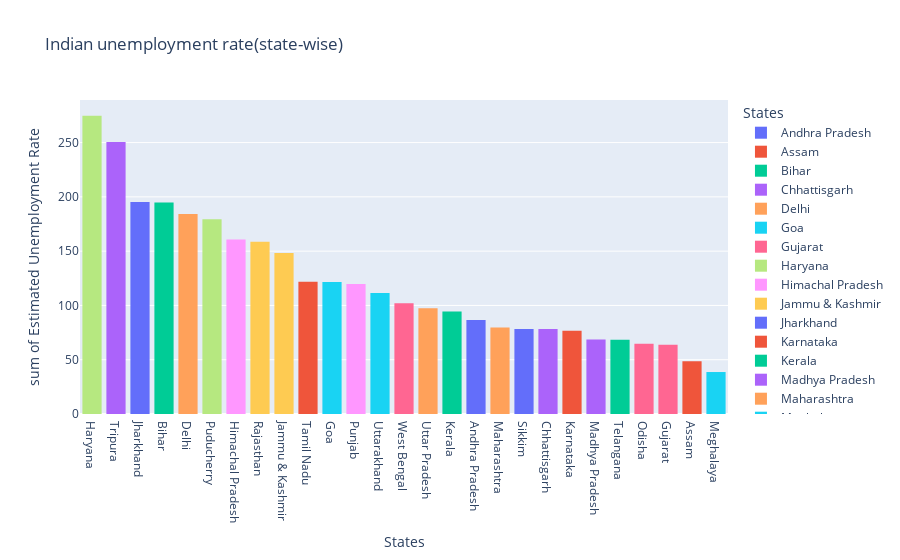

The code cell stored with this chart in its notebook:
### Code cell
import plotly.express as px
fg=px.histogram(df,x='States',y='Estimated Unemployment Rate',title='Indian unemployment rate(state-wise)',template='plotly',color='States')
fg.update_layout(xaxis={'categoryorder':'total descending'})
fg.show()

### Figure 1 — Plotly figure (JSON) as saved in the notebook; plotly's stock layout.template omitted (floating-point values rounded to 4 significant figures)
{"data": [{"alignmentgroup": "True", "bingroup": "x", "histfunc": "sum", "hovertemplate": "States=%{x}<br>sum of Estimated Unemployment Rate=%{y}<extra></extra>", "legendgroup": "Andhra Pradesh", "marker": {"color": "#636efa", "pattern": {"shape": ""}}, "name": "Andhra Pradesh", "offsetgroup": "Andhra Pradesh", "orientation": "v", "showlegend": true, "type": "histogram", "x": ["Andhra Pradesh", "Andhra Pradesh", "Andhra Pradesh", "Andhra Pradesh", "Andhra Pradesh", "Andhra Pradesh", "Andhra Pradesh", "Andhra Pradesh", "Andhra Pradesh", "Andhra Pradesh"], "xaxis": "x", "y": [5.48, 5.83, 5.79, 20.51, 17.43, 3.31, 8.34, 6.96, 6.4, 6.59], "yaxis": "y"}, {"alignmentgroup": "True", "bingroup": "x", "histfunc": "sum", "hovertemplate": "States=%{x}<br>sum of Estimated Unemployment Rate=%{y}<extra></extra>", "legendgroup": "Assam", "marker": {"color": "#EF553B", "pattern": {"shape": ""}}, "name": "Assam", "offsetgroup": "Assam", "orientation": "v", "showlegend": true, "type": "histogram", "x": ["Assam", "Assam", "Assam", "Assam", "Assam", "Assam", "Assam", "Assam", "Assam", "Assam"], "xaxis": "x", "y": [4.66, 4.41, 4.77, 11.06, 9.55, 0.6, 3.77, 5.53, 1.19, 3.02], "yaxis": "y"}, {"alignmentgroup": "True", "bingroup": "x", "histfunc": "sum", "hovertemplate": "States=%{x}<br>sum of Estimated Unemployment Rate=%{y}<extra></extra>", "legendgroup": "Bihar", "marker": {"color": "#00cc96", "pattern": {"shape": ""}}, "name": "Bihar", "offsetgroup": "Bihar", "orientation": "v", "showlegend": true, "type": "histogram", "x": ["Bihar", "Bihar", "Bihar", "Bihar", "Bihar", "Bihar", "Bihar", "Bihar", "Bihar", "Bihar"], "xaxis": "x", "y": [10.61, 10.29, 15.43, 46.64, 45.96, 17.82, 12.79, 13.44, 11.91, 9.82], "yaxis": "y"}, {"alignmentgroup": "True", "bingroup": "x", "histfunc": "sum", "hovertemplate": "States=%{x}<br>sum of Estimated Unemployment Rate=%{y}<extra></extra>", "legendgroup": "Chhattisgarh", "marker": {"color": "#ab63fa", "pattern": {"shape": ""}}, "name": "Chhattisgarh", "offsetgroup": "Chhattisgarh", "orientation": "v", "showlegend": true, "type": "histogram", "x": ["Chhattisgarh", "Chhattisgarh", "Chhattisgarh", "Chhattisgarh", "Chhattisgarh", "Chhattisgarh", "Chhattisgarh", "Chhattisgarh", "Chhattisgarh", "Chhattisgarh"], "xaxis": "x", "y": [9.65, 8.38, 7.54, 3.41, 10.5, 14.23, 10.27, 5.63, 1.96, 6.62], "yaxis": "y"}, {"alignmentgroup": "True", "bingroup": "x", "histfunc": "sum", "hovertemplate": "States=%{x}<br>sum of Estimated Unemployment Rate=%{y}<extra></extra>", "legendgroup": "Delhi", "marker": {"color": "#FFA15A", "pattern": {"shape": ""}}, "name": "Delhi", "offsetgroup": "Delhi", "orientation": "v", "showlegend": true, "type": "histogram", "x": ["Delhi", "Delhi", "Delhi", "Delhi", "Delhi", "Delhi", "Delhi", "Delhi", "Delhi", "Delhi"], "xaxis": "x", "y": [22.23, 14.84, 17.04, 16.68, 42.27, 18.19, 20.3, 13.79, 12.53, 6.27], "yaxis": "y"}, {"alignmentgroup": "True", "bingroup": "x", "histfunc": "sum", "hovertemplate": "States=%{x}<br>sum of Estimated Unemployment Rate=%{y}<extra></extra>", "legendgroup": "Goa", "marker": {"color": "#19d3f3", "pattern": {"shape": ""}}, "name": "Goa", "offsetgroup": "Goa", "orientation": "v", "showlegend": true, "type": "histogram", "x": ["Goa", "Goa", "Goa", "Goa", "Goa", "Goa", "Goa", "Goa", "Goa", "Goa"], "xaxis": "x", "y": [8.89, 2.81, 5.25, 13.31, 21.25, 9.96, 17.07, 16.21, 15.38, 11.54], "yaxis": "y"}, {"alignmentgroup": "True", "bingroup": "x", "histfunc": "sum", "hovertemplate": "States=%{x}<br>sum of Estimated Unemployment Rate=%{y}<extra></extra>", "legendgroup": "Gujarat", "marker": {"color": "#FF6692", "pattern": {"shape": ""}}, "name": "Gujarat", "offsetgroup": "Gujarat", "orientation": "v", "showlegend": true, "type": "histogram", "x": ["Gujarat", "Gujarat", "Gujarat", "Gujarat", "Gujarat", "Gujarat", "Gujarat", "Gujarat", "Gujarat", "Gujarat"], "xaxis": "x", "y": [5.54, 6.38, 6.66, 18.71, 12.11, 3.2, 1.84, 1.87, 3.42, 4.03], "yaxis": "y"}, {"alignmentgroup": "True", "bingroup": "x", "histfunc": "sum", "hovertemplate": "States=%{x}<br>sum of Estimated Unemployment Rate=%{y}<extra></extra>", "legendgroup": "Haryana", "marker": {"color": "#B6E880", "pattern": {"shape": ""}}, "name": "Haryana", "offsetgroup": "Haryana", "orientation": "v", "showlegend": true, "type": "histogram", "x": ["Haryana", "Haryana", "Haryana", "Haryana", "Haryana", "Haryana", "Haryana", "Haryana", "Haryana", "Haryana"], "xaxis": "x", "y": [20.34, 25.77, 25.05, 43.22, 29.02, 26.7, 24.18, 33.5, 19.68, 27.31], "yaxis": "y"}, {"alignmentgroup": "True", "bingroup": "x", "histfunc": "sum", "hovertemplate": "States=%{x}<br>sum of Estimated Unemployment Rate=%{y}<extra></extra>", "legendgroup": "Himachal Pradesh", "marker": {"color": "#FF97FF", "pattern": {"shape": ""}}, "name": "Himachal Pradesh", "offsetgroup": "Himachal Pradesh", "orientation": "v", "showlegend": true, "type": "histogram", "x": ["Himachal Pradesh", "Himachal Pradesh", "Himachal Pradesh", "Himachal Pradesh", "Himachal Pradesh", "Himachal Pradesh", "Himachal Pradesh", "Himachal Pradesh", "Himachal Pradesh", "Himachal Pradesh"], "xaxis": "x", "y": [16.83, 16.84, 18.76, 2.2, 26.95, 13.47, 24.31, 15.79, 12.04, 13.46], "yaxis": "y"}, {"alignmentgroup": "True", "bingroup": "x", "histfunc": "sum", "hovertemplate": "States=%{x}<br>sum of Estimated Unemployment Rate=%{y}<extra></extra>", "legendgroup": "Jammu & Kashmir", "marker": {"color": "#FECB52", "pattern": {"shape": ""}}, "name": "Jammu & Kashmir", "offsetgroup": "Jammu & Kashmir", "orientation": "v", "showlegend": true, "type": "histogram", "x": ["Jammu & Kashmir", "Jammu & Kashmir", "Jammu & Kashmir", "Jammu & Kashmir", "Jammu & Kashmir", "Jammu & Kashmir", "Jammu & Kashmir", "Jammu & Kashmir", "Jammu & Kashmir"], "xaxis": "x", "y": [21.08, 20.78, 15.5, 18.74, 17.92, 10.88, 11.09, 16.17, 16.14], "yaxis": "y"}, {"alignmentgroup": "True", "bingroup": "x", "histfunc": "sum", "hovertemplate": "States=%{x}<br>sum of Estimated Unemployment Rate=%{y}<extra></extra>", "legendgroup": "Jharkhand", "marker": {"color": "#636efa", "pattern": {"shape": ""}}, "name": "Jharkhand", "offsetgroup": "Jharkhand", "orientation": "v", "showlegend": true, "type": "histogram", "x": ["Jharkhand", "Jharkhand", "Jharkhand", "Jharkhand", "Jharkhand", "Jharkhand", "Jharkhand", "Jharkhand", "Jharkhand", "Jharkhand"], "xaxis": "x", "y": [10.61, 11.85, 8.23, 47.09, 59.23, 20.95, 7.63, 9.76, 8.24, 11.8], "yaxis": "y"}, {"alignmentgroup": "True", "bingroup": "x", "histfunc": "sum", "hovertemplate": "States=%{x}<br>sum of Estimated Unemployment Rate=%{y}<extra></extra>", "legendgroup": "Karnataka", "marker": {"color": "#EF553B", "pattern": {"shape": ""}}, "name": "Karnataka", "offsetgroup": "Karnataka", "orientation": "v", "showlegend": true, "type": "histogram", "x": ["Karnataka", "Karnataka", "Karnataka", "Karnataka", "Karnataka", "Karnataka", "Karnataka", "Karnataka", "Karnataka", "Karnataka"], "xaxis": "x", "y": [2.86, 3.61, 3.46, 29.84, 19.97, 8.44, 4.01, 0.5, 2.41, 1.58], "yaxis": "y"}, {"alignmentgroup": "True", "bingroup": "x", "histfunc": "sum", "hovertemplate": "States=%{x}<br>sum of Estimated Unemployment Rate=%{y}<extra></extra>", "legendgroup": "Kerala", "marker": {"color": "#00cc96", "pattern": {"shape": ""}}, "name": "Kerala", "offsetgroup": "Kerala", "orientation": "v", "showlegend": true, "type": "histogram", "x": ["Kerala", "Kerala", "Kerala", "Kerala", "Kerala", "Kerala", "Kerala", "Kerala", "Kerala", "Kerala"], "xaxis": "x", "y": [5.31, 7.6, 8.99, 16.99, 17.88, 9.71, 7.09, 10.98, 5.91, 3.88], "yaxis": "y"}, {"alignmentgroup": "True", "bingroup": "x", "histfunc": "sum", "hovertemplate": "States=%{x}<br>sum of Estimated Unemployment Rate=%{y}<extra></extra>", "legendgroup": "Madhya Pradesh", "marker": {"color": "#ab63fa", "pattern": {"shape": ""}}, "name": "Madhya Pradesh", "offsetgroup": "Madhya Pradesh", "orientation": "v", "showlegend": true, "type": "histogram", "x": ["Madhya Pradesh", "Madhya Pradesh", "Madhya Pradesh", "Madhya Pradesh", "Madhya Pradesh", "Madhya Pradesh", "Madhya Pradesh", "Madhya Pradesh", "Madhya Pradesh", "Madhya Pradesh"], "xaxis": "x", "y": [4.11, 4.57, 2.22, 12.36, 21.98, 6.48, 5.08, 4.7, 3.91, 3.13], "yaxis": "y"}, {"alignmentgroup": "True", "bingroup": "x", "histfunc": "sum", "hovertemplate": "States=%{x}<br>sum of Estimated Unemployment Rate=%{y}<extra></extra>", "legendgroup": "Maharashtra", "marker": {"color": "#FFA15A", "pattern": {"shape": ""}}, "name": "Maharashtra", "offsetgroup": "Maharashtra", "orientation": "v", "showlegend": true, "type": "histogram", "x": ["Maharashtra", "Maharashtra", "Maharashtra", "Maharashtra", "Maharashtra", "Maharashtra", "Maharashtra", "Maharashtra", "Maharashtra", "Maharashtra"], "xaxis": "x", "y": [4.95, 4.69, 5.79, 20.9, 15.46, 9.23, 3.89, 6.23, 4.55, 4.1], "yaxis": "y"}, {"alignmentgroup": "True", "bingroup": "x", "histfunc": "sum", "hovertemplate": "States=%{x}<br>sum of Estimated Unemployment Rate=%{y}<extra></extra>", "legendgroup": "Meghalaya", "marker": {"color": "#19d3f3", "pattern": {"shape": ""}}, "name": "Meghalaya", "offsetgroup": "Meghalaya", "orientation": "v", "showlegend": true, "type": "histogram", "x": ["Meghalaya", "Meghalaya", "Meghalaya", "Meghalaya", "Meghalaya", "Meghalaya", "Meghalaya", "Meghalaya", "Meghalaya", "Meghalaya"], "xaxis": "x", "y": [1.66, 3.59, 1.58, 10.03, 5.92, 1.15, 2.1, 3.74, 4.29, 4.6], "yaxis": "y"}, {"alignmentgroup": "True", "bingroup": "x", "histfunc": "sum", "hovertemplate": "States=%{x}<br>sum of Estimated Unemployment Rate=%{y}<extra></extra>", "legendgroup": "Odisha", "marker": {"color": "#FF6692", "pattern": {"shape": ""}}, "name": "Odisha", "offsetgroup": "Odisha", "orientation": "v", "showlegend": true, "type": "histogram", "x": ["Odisha", "Odisha", "Odisha", "Odisha", "Odisha", "Odisha", "Odisha", "Odisha", "Odisha", "Odisha"], "xaxis": "x", "y": [1.9, 3.12, 13.08, 23.76, 11.41, 3.77, 1.88, 1.42, 2.1, 2.18], "yaxis": "y"}, {"alignmentgroup": "True", "bingroup": "x", "histfunc": "sum", "hovertemplate": "States=%{x}<br>sum of Estimated Unemployment Rate=%{y}<extra></extra>", "legendgroup": "Puducherry", "marker": {"color": "#B6E880", "pattern": {"shape": ""}}, "name": "Puducherry", "offsetgroup": "Puducherry", "orientation": "v", "showlegend": true, "type": "histogram", "x": ["Puducherry", "Puducherry", "Puducherry", "Puducherry", "Puducherry", "Puducherry", "Puducherry", "Puducherry", "Puducherry", "Puducherry"], "xaxis": "x", "y": [0.58, 1.76, 1.2, 75.85, 58.19, 4.24, 15.47, 5.05, 10.9, 6.18], "yaxis": "y"}, {"alignmentgroup": "True", "bingroup": "x", "histfunc": "sum", "hovertemplate": "States=%{x}<br>sum of Estimated Unemployment Rate=%{y}<extra></extra>", "legendgroup": "Punjab", "marker": {"color": "#FF97FF", "pattern": {"shape": ""}}, "name": "Punjab", "offsetgroup": "Punjab", "orientation": "v", "showlegend": true, "type": "histogram", "x": ["Punjab", "Punjab", "Punjab", "Punjab", "Punjab", "Punjab", "Punjab", "Punjab", "Punjab", "Punjab"], "xaxis": "x", "y": [11.11, 10.97, 10.32, 2.86, 28.33, 16.55, 9.19, 10.99, 9.61, 9.88], "yaxis": "y"}, {"alignmentgroup": "True", "bingroup": "x", "histfunc": "sum", "hovertemplate": "States=%{x}<br>sum of Estimated Unemployment Rate=%{y}<extra></extra>", "legendgroup": "Rajasthan", "marker": {"color": "#FECB52", "pattern": {"shape": ""}}, "name": "Rajasthan", "offsetgroup": "Rajasthan", "orientation": "v", "showlegend": true, "type": "histogram", "x": ["Rajasthan", "Rajasthan", "Rajasthan", "Rajasthan", "Rajasthan", "Rajasthan", "Rajasthan", "Rajasthan", "Rajasthan", "Rajasthan"], "xaxis": "x", "y": [10.97, 15.16, 11.9, 17.7, 15.74, 14.39, 15.81, 17.51, 15.35, 24.15], "yaxis": "y"}, {"alignmentgroup": "True", "bingroup": "x", "histfunc": "sum", "hovertemplate": "States=%{x}<br>sum of Estimated Unemployment Rate=%{y}<extra></extra>", "legendgroup": "Sikkim", "marker": {"color": "#636efa", "pattern": {"shape": ""}}, "name": "Sikkim", "offsetgroup": "Sikkim", "orientation": "v", "showlegend": true, "type": "histogram", "x": ["Sikkim", "Sikkim", "Sikkim", "Sikkim", "Sikkim", "Sikkim", "Sikkim", "Sikkim"], "xaxis": "x", "y": [23.57, 2.28, 24.51, 4.46, 4.45, 12.49, 5.7, 0.88], "yaxis": "y"}, {"alignmentgroup": "True", "bingroup": "x", "histfunc": "sum", "hovertemplate": "States=%{x}<br>sum of Estimated Unemployment Rate=%{y}<extra></extra>", "legendgroup": "Tamil Nadu", "marker": {"color": "#EF553B", "pattern": {"shape": ""}}, "name": "Tamil Nadu", "offsetgroup": "Tamil Nadu", "orientation": "v", "showlegend": true, "type": "histogram", "x": ["Tamil Nadu", "Tamil Nadu", "Tamil Nadu", "Tamil Nadu", "Tamil Nadu", "Tamil Nadu", "Tamil Nadu", "Tamil Nadu", "Tamil Nadu", "Tamil Nadu"], "xaxis": "x", "y": [1.57, 2.09, 6.4, 49.83, 33.16, 12.2, 6.81, 2.65, 5, 2.16], "yaxis": "y"}, {"alignmentgroup": "True", "bingroup": "x", "histfunc": "sum", "hovertemplate": "States=%{x}<br>sum of Estimated Unemployment Rate=%{y}<extra></extra>", "legendgroup": "Telangana", "marker": {"color": "#00cc96", "pattern": {"shape": ""}}, "name": "Telangana", "offsetgroup": "Telangana", "orientation": "v", "showlegend": true, "type": "histogram", "x": ["Telangana", "Telangana", "Telangana", "Telangana", "Telangana", "Telangana", "Telangana", "Telangana", "Telangana", "Telangana"], "xaxis": "x", "y": [5.49, 8.29, 5.77, 6.25, 14.7, 10.55, 5.36, 5.79, 3.27, 2.86], "yaxis": "y"}, {"alignmentgroup": "True", "bingroup": "x", "histfunc": "sum", "hovertemplate": "States=%{x}<br>sum of Estimated Unemployment Rate=%{y}<extra></extra>", "legendgroup": "Tripura", "marker": {"color": "#ab63fa", "pattern": {"shape": ""}}, "name": "Tripura", "offsetgroup": "Tripura", "orientation": "v", "showlegend": true, "type": "histogram", "x": ["Tripura", "Tripura", "Tripura", "Tripura", "Tripura", "Tripura", "Tripura", "Tripura", "Tripura", "Tripura"], "xaxis": "x", "y": [32.67, 28.4, 29.95, 41.23, 21.51, 21.71, 18.24, 27.92, 17.35, 11.57], "yaxis": "y"}, {"alignmentgroup": "True", "bingroup": "x", "histfunc": "sum", "hovertemplate": "States=%{x}<br>sum of Estimated Unemployment Rate=%{y}<extra></extra>", "legendgroup": "Uttar Pradesh", "marker": {"color": "#FFA15A", "pattern": {"shape": ""}}, "name": "Uttar Pradesh", "offsetgroup": "Uttar Pradesh", "orientation": "v", "showlegend": true, "type": "histogram", "x": ["Uttar Pradesh", "Uttar Pradesh", "Uttar Pradesh", "Uttar Pradesh", "Uttar Pradesh", "Uttar Pradesh", "Uttar Pradesh", "Uttar Pradesh", "Uttar Pradesh", "Uttar Pradesh"], "xaxis": "x", "y": [7.58, 8.98, 10.11, 21.54, 20.41, 9.47, 5.56, 5.79, 4.18, 3.75], "yaxis": "y"}, {"alignmentgroup": "True", "bingroup": "x", "histfunc": "sum", "hovertemplate": "States=%{x}<br>sum of Estimated Unemployment Rate=%{y}<extra></extra>", "legendgroup": "Uttarakhand", "marker": {"color": "#19d3f3", "pattern": {"shape": ""}}, "name": "Uttarakhand", "offsetgroup": "Uttarakhand", "orientation": "v", "showlegend": true, "type": "histogram", "x": ["Uttarakhand", "Uttarakhand", "Uttarakhand", "Uttarakhand", "Uttarakhand", "Uttarakhand", "Uttarakhand", "Uttarakhand", "Uttarakhand", "Uttarakhand"], "xaxis": "x", "y": [5.49, 4.99, 19.85, 6.48, 8.01, 8.61, 12.38, 14.26, 22.26, 9.23], "yaxis": "y"}, {"alignmentgroup": "True", "bingroup": "x", "histfunc": "sum", "hovertemplate": "States=%{x}<br>sum of Estimated Unemployment Rate=%{y}<extra></extra>", "legendgroup": "West Bengal", "marker": {"color": "#FF6692", "pattern": {"shape": ""}}, "name": "West Bengal", "offsetgroup": "West Bengal", "orientation": "v", "showlegend": true, "type": "histogram", "x": ["West Bengal", "West Bengal", "West Bengal", "West Bengal", "West Bengal", "West Bengal", "West Bengal", "West Bengal", "West Bengal", "West Bengal"], "xaxis": "x", "y": [6.94, 4.92, 6.92, 17.41, 17.41, 7.29, 6.83, 14.87, 9.35, 9.98], "yaxis": "y"}], "layout": {"barmode": "relative", "legend": {"title": {"text": "States"}, "tracegroupgap": 0}, "title": {"text": "Indian unemployment rate(state-wise)"}, "xaxis": {"anchor": "y", "categoryarray": ["Andhra Pradesh", "Assam", "Bihar", "Chhattisgarh", "Delhi", "Goa", "Gujarat", "Haryana", "Himachal Pradesh", "Jammu & Kashmir", "Jharkhand", "Karnataka", "Kerala", "Madhya Pradesh", "Maharashtra", "Meghalaya", "Odisha", "Puducherry", "Punjab", "Rajasthan", "Sikkim", "Tamil Nadu", "Telangana", "Tripura", "Uttar Pradesh", "Uttarakhand", "West Bengal"], "categoryorder": "total descending", "domain": [0, 1], "title": {"text": "States"}}, "yaxis": {"anchor": "x", "domain": [0, 1], "title": {"text": "sum of Estimated Unemployment Rate"}}}}
